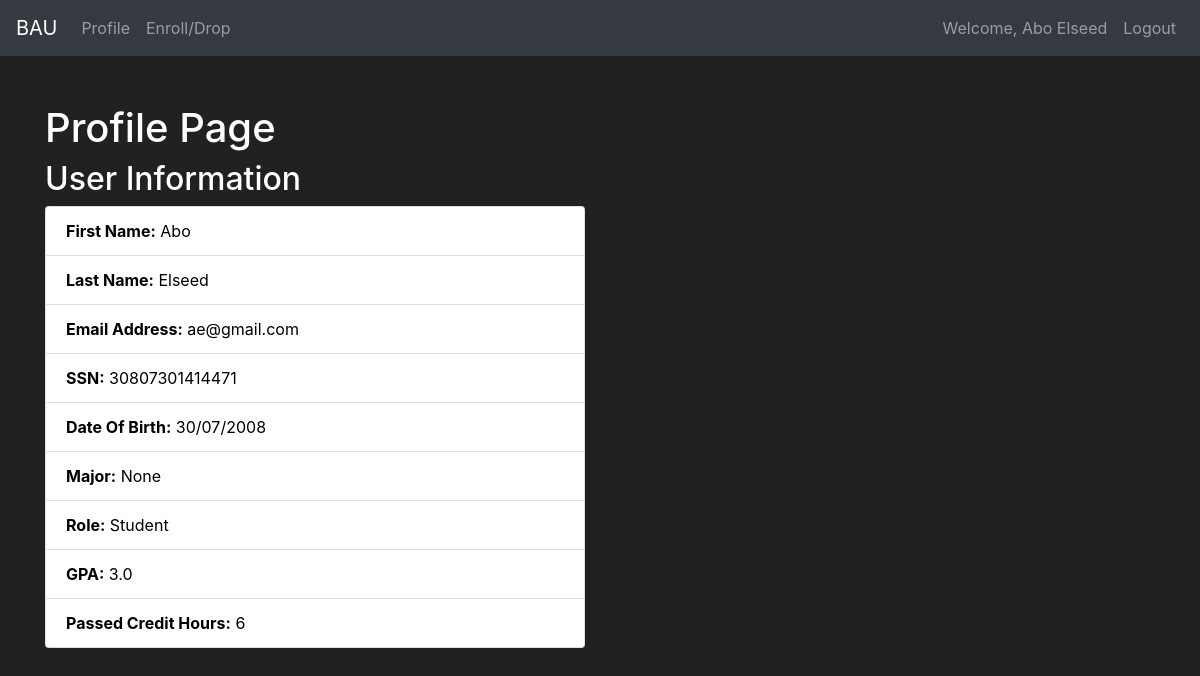
The page /profile (signed in) on the database its author committed.
### App/models.py (models this page shows, shortened)
class User(db.Model, UserMixin):
    id = db.Column(db.Integer(), primary_key=True)
    first_name = db.Column(db.String(length=20), nullable=False, unique=False)
    last_name = db.Column(db.String(length=20), nullable=False, unique=False)
    email_address = db.Column(db.String(length=50), nullable=False, unique=True)
    ssn = db.Column(db.String(), nullable=False, unique=True)
    password_hash = db.Column(db.String(length=60), nullable=False)
    major = db.Column(db.Integer(), db.ForeignKey("department.id"))
    role = db.Column("role", db.Integer(), nullable=False, default=3)
    registered_courses = db.relationship(
        "Course_registered", backref="student", lazy=True
    )
    taught_sections = db.relationship(
        "Section", backref="instructor", lazy=True, foreign_keys="Section.instructor_id"
    )
    grade = db.relationship(
        "Grade", uselist=False, back_populates="user", cascade="all, delete-orphan"
    )
    @property
    def password(self):
        return self.password

class Grade(db.Model):
    student_id = db.Column(db.Integer(), db.ForeignKey("user.id"), primary_key=True)
    passed_credit_hours = db.Column(db.Integer(), nullable=False, default=0)
    gpa = db.Column(db.Float(), nullable=False, default=0.0)
    user = db.relationship("User", back_populates="grade")
    failed_credit_hours = db.Column(db.Integer(), default=0)

### App/routes.py (the view)
@app.route("/profile")
@login_required
def profile_page():
    user = current_user
    return render_template("profile.html", user=user)

### App/models.py (called while the page is built)
@login_manager.user_loader
def load_user(user_id):
    return User.query.get(int(user_id))

### App/templates/profile.html (shortened to what this page needs)
{% extends 'base.html' %}
{% block content %}
<div class="container mt-5">
    <h1>Profile Page</h1>
    <div class="row">
        <div class="col-md-6">
            <h2>User Information</h2>
            <ul class="list-group" style="color: black;">
                <li class="list-group-item"><strong>First Name:</strong> {{ user.first_name }}</li>
                <li class="list-group-item"><strong>Last Name:</strong> {{ user.last_name }}</li>
                <li class="list-group-item"><strong>Email Address:</strong> {{ user.email_address }}</li>
                <li class="list-group-item"><strong>SSN:</strong> {{ user.ssn }}</li>
                <li class="list-group-item">
                    <strong>Date Of Birth:</strong>
                    {% set ssn_year = user.ssn[1:3]|int %}
                    {% if ssn_year > 25 %}
                    {{ user.ssn[5:7] }}/{{ user.ssn[3:5] }}/19{{ user.ssn[1:3] }}
                    {% else %}
                    {{ user.ssn[5:7] }}/{{ user.ssn[3:5] }}/20{{ user.ssn[1:3] }}
                    {% endif %}
                </li>
                <li class="list-group-item"><strong>Major:</strong> {{ user.major }}</li>
                {% if user.role == 0 %}
                <li class="list-group-item"><strong>Role:</strong> Student</li>
                <li class="list-group-item"><strong>GPA:</strong> {{ user.grade.gpa }}</li>
                <li class="list-group-item"><strong>Passed Credit Hours:</strong> {{ user.grade.passed_credit_hours }}
                </li>
                {% elif user.role == 2 %}
                <li class="list-group-item"><strong>Role:</strong> Professor</li>
                {% endif %}
            </ul>
        </div>
    </div>
</div>
{% endblock %}

### App/templates/base.html (shortened to what this page needs)
<!DOCTYPE html>
<html lang="en">
<head>
  <link rel="stylesheet" href="https://cdn.jsdelivr.net/npm/bootstrap@4.5.3/dist/css/bootstrap.min.css"
 />
  <link rel="stylesheet" href="https://cdnjs.cloudflare.com/ajax/libs/font-awesome/5.15.4/css/all.min.css">
</head>
<body>
  <nav class="navbar navbar-expand-md navbar-dark bg-dark">
    <a class="navbar-brand" href="#">BAU</a>
    <div class="collapse navbar-collapse" id="navbarNav">
      <ul class="navbar-nav mr-auto">
        {% if current_user.role == 2 %}
        <li class="nav-item">
          <a class="nav-link" href="{{ url_for('users_page') }}">Users</a>
        </li>
        <li class="nav-item">
          <a class="nav-link" href="{{ url_for('add_department_page') }}">Add Department</a>
        </li>
        <li class="nav-item"></li>
        <a class="nav-link" href="{{ url_for('add_place_page') }}">Add Place</a>
        </li>
        <li class="nav-item"></li>
        <a class="nav-link" href="{{ url_for('add_course_page') }}">Add Course</a>
        </li>
        <li class="nav-item">
          <a class="nav-link" href="{{ url_for('add_section_page') }}">Add Section</a>
        </li>
        <li class="nav-item">
          <a class="nav-link" href="{{ url_for('add_course_prerequisite_page') }}">Add Course Prerequisite</a>
        </li>
        {% elif current_user.role == 0 %}
        <li class="nav-item">
          <a class="nav-link" href="{{ url_for('profile_page') }}">Profile</a>
        </li>
        <li class="nav-item">
          <a class="nav-link" href="{{ url_for('ed_page') }}">Enroll/Drop</a>
        </li>
        {% else %}
        <li class="nav-item active">
          <a class="nav-link" href="{{url_for('home_page')}}">Home <span class="sr-only">(current)</span></a>
        </li>
        {% endif %}
      </ul>
      {% if current_user.is_authenticated %}
      <ul class="navbar-nav">
        <li class="nav-item">
          <a class="nav-link" style="color: lawngreen; font-weight: bold;">
          </a>
        </li>
        <li class="nav-item">
          <a class="nav-link">Welcome, {{current_user.first_name}} {{current_user.last_name}} </a>
        </li>
        <li class="nav-item">
          <a class="nav-link" href="{{url_for('logout_page')}}">Logout</a>
        </li>
      </ul>
      {% endif %}
    </div>
  </nav>
  {% block content %} {% endblock %}
</body>
</html>

### App/templates/base.html (style rules this page uses)
body { background-color: #212121; color: white; }

### rows shown on the page
User: first_name "Abo", last_name "Elseed", email_address "ae@gmail.com", ssn "30807301414471", ssn "30", ssn "07", ssn "08", major "None"
Grade: grade.gpa "3.0", grade.passed_credit_hours "6"
